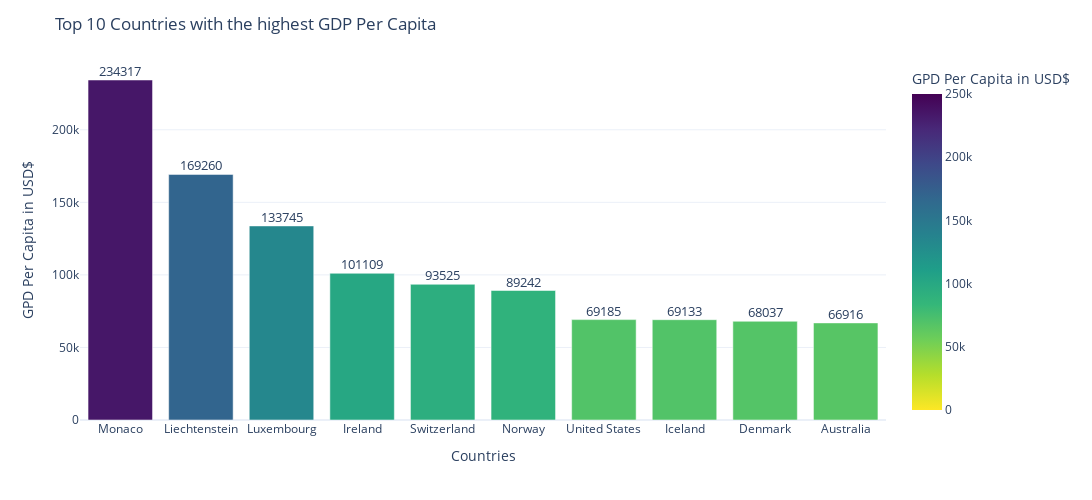
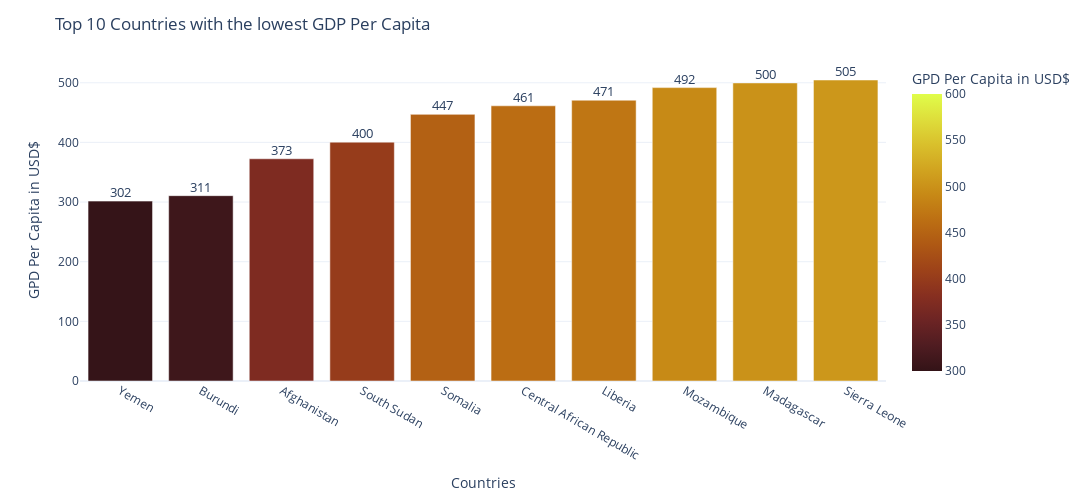

The notebook cell saved with these charts, in order:
### Markdown cell above
## 3. Data visualization

### 3.1 <u> GDP </u>

### 3.1.1 Countries with Highest and Lowest Economic Perfomance

### Code cell
gdp_column = 'GDP, Per Capita GDP - US Dollars'

# extracting countries with highest and lowest gdp
highest_gdp = merged_data.nlargest(10, gdp_column)
lowest_gdp = merged_data.nsmallest(10, gdp_column)

# creating bar chart
highest_fig = px.bar(highest_gdp, x='Country', y=gdp_column, color=gdp_column, # allocate axis
             color_continuous_scale='viridis_r',range_color=[0,250000], # color scale
             labels={'Country': 'Countries', gdp_column: 'GPD Per Capita in USD$'}) # labeling axis

lowest_fig = px.bar(lowest_gdp, x='Country', y=gdp_column, color=gdp_column,
             color_continuous_scale='solar', range_color=[300, 600],
             labels={'Country': 'Countries', gdp_column: 'GPD Per Capita in USD$'})

# showing value above bars
for i, wert in enumerate(highest_gdp[gdp_column]): # bar iteration
    highest_fig.add_annotation(x=highest_gdp['Country'].iloc[i], y=wert,
                       text=str(round(wert)), # converting value to text
                       showarrow=False, font=dict(size=13), yshift=9) # height and size
    
for i, wert in enumerate(lowest_gdp[gdp_column]):
    lowest_fig.add_annotation(x=lowest_gdp['Country'].iloc[i], y=wert,
                       text=str(round(wert)),
                    showarrow=False, font=dict(size=13), yshift=9)
# Layout-Anpassungen
highest_fig.update_layout(title="Top 10 Countries with the highest GDP Per Capita", # title
                  height=500, width=1250,  template='plotly_white') # size and design

lowest_fig.update_layout(title="Top 10 Countries with the lowest GDP Per Capita",
                  height=500, width=1250,  template='plotly_white')

# display charts
highest_fig.show()
lowest_fig.show()

### Figure 1 — Plotly figure (JSON) as saved in the notebook; plotly's stock layout.template omitted (floating-point values rounded to 4 significant figures)
{"data": [{"alignmentgroup": "True", "hovertemplate": "Countries=%{x}<br>GPD Per Capita in USD$=%{marker.color}<extra></extra>", "legendgroup": "", "marker": {"color": [234300.0, 169300.0, 133700.0, 101100.0, 93530.0, 89240.0, 69180.0, 69130.0, 68040.0, 66920.0], "coloraxis": "coloraxis", "pattern": {"shape": ""}}, "name": "", "offsetgroup": "", "orientation": "v", "showlegend": false, "textposition": "auto", "type": "bar", "x": ["Monaco", "Liechtenstein", "Luxembourg", "Ireland", "Switzerland", "Norway", "United States", "Iceland", "Denmark", "Australia"], "xaxis": "x", "y": [234300.0, 169300.0, 133700.0, 101100.0, 93530.0, 89240.0, 69180.0, 69130.0, 68040.0, 66920.0], "yaxis": "y"}], "layout": {"annotations": [{"font": {"size": 13}, "showarrow": false, "text": "234317", "x": "Monaco", "y": 234300.0, "yshift": 9}, {"font": {"size": 13}, "showarrow": false, "text": "169260", "x": "Liechtenstein", "y": 169300.0, "yshift": 9}, {"font": {"size": 13}, "showarrow": false, "text": "133745", "x": "Luxembourg", "y": 133700.0, "yshift": 9}, {"font": {"size": 13}, "showarrow": false, "text": "101109", "x": "Ireland", "y": 101100.0, "yshift": 9}, {"font": {"size": 13}, "showarrow": false, "text": "93525", "x": "Switzerland", "y": 93530.0, "yshift": 9}, {"font": {"size": 13}, "showarrow": false, "text": "89242", "x": "Norway", "y": 89240.0, "yshift": 9}, {"font": {"size": 13}, "showarrow": false, "text": "69185", "x": "United States", "y": 69180.0, "yshift": 9}, {"font": {"size": 13}, "showarrow": false, "text": "69133", "x": "Iceland", "y": 69130.0, "yshift": 9}, {"font": {"size": 13}, "showarrow": false, "text": "68037", "x": "Denmark", "y": 68040.0, "yshift": 9}, {"font": {"size": 13}, "showarrow": false, "text": "66916", "x": "Australia", "y": 66920.0, "yshift": 9}], "barmode": "relative", "coloraxis": {"cmax": 250000, "cmin": 0, "colorbar": {"title": {"text": "GPD Per Capita in USD$"}}, "colorscale": [[0, "#fde725"], [0.1111, "#b5de2b"], [0.2222, "#6ece58"], [0.3333, "#35b779"], [0.4444, "#1f9e89"], [0.5556, "#26828e"], [0.6667, "#31688e"], [0.7778, "#3e4989"], [0.8889, "#482878"], [1, "#440154"]]}, "height": 500, "legend": {"tracegroupgap": 0}, "margin": {"t": 60}, "title": {"text": "Top 10 Countries with the highest GDP Per Capita"}, "width": 1250, "xaxis": {"anchor": "y", "domain": [0, 1], "title": {"text": "Countries"}}, "yaxis": {"anchor": "x", "domain": [0, 1], "title": {"text": "GPD Per Capita in USD$"}}}}

### Figure 2 — Plotly figure (JSON) as saved in the notebook; plotly's stock layout.template omitted (floating-point values rounded to 4 significant figures)
{"data": [{"alignmentgroup": "True", "hovertemplate": "Countries=%{x}<br>GPD Per Capita in USD$=%{marker.color}<extra></extra>", "legendgroup": "", "marker": {"color": [301.6, 310.7, 372.6, 400.4, 447, 461.4, 470.8, 491.8, 499.7, 504.6], "coloraxis": "coloraxis", "pattern": {"shape": ""}}, "name": "", "offsetgroup": "", "orientation": "v", "showlegend": false, "textposition": "auto", "type": "bar", "x": ["Yemen", "Burundi", "Afghanistan", "South Sudan", "Somalia", "Central African Republic", "Liberia", "Mozambique", "Madagascar", "Sierra Leone"], "xaxis": "x", "y": [301.6, 310.7, 372.6, 400.4, 447, 461.4, 470.8, 491.8, 499.7, 504.6], "yaxis": "y"}], "layout": {"annotations": [{"font": {"size": 13}, "showarrow": false, "text": "302", "x": "Yemen", "y": 301.6, "yshift": 9}, {"font": {"size": 13}, "showarrow": false, "text": "311", "x": "Burundi", "y": 310.7, "yshift": 9}, {"font": {"size": 13}, "showarrow": false, "text": "373", "x": "Afghanistan", "y": 372.6, "yshift": 9}, {"font": {"size": 13}, "showarrow": false, "text": "400", "x": "South Sudan", "y": 400.4, "yshift": 9}, {"font": {"size": 13}, "showarrow": false, "text": "447", "x": "Somalia", "y": 447, "yshift": 9}, {"font": {"size": 13}, "showarrow": false, "text": "461", "x": "Central African Republic", "y": 461.4, "yshift": 9}, {"font": {"size": 13}, "showarrow": false, "text": "471", "x": "Liberia", "y": 470.8, "yshift": 9}, {"font": {"size": 13}, "showarrow": false, "text": "492", "x": "Mozambique", "y": 491.8, "yshift": 9}, {"font": {"size": 13}, "showarrow": false, "text": "500", "x": "Madagascar", "y": 499.7, "yshift": 9}, {"font": {"size": 13}, "showarrow": false, "text": "505", "x": "Sierra Leone", "y": 504.6, "yshift": 9}], "barmode": "relative", "coloraxis": {"cmax": 600, "cmin": 300, "colorbar": {"title": {"text": "GPD Per Capita in USD$"}}, "colorscale": [[0, "rgb(51, 19, 23)"], [0.09091, "rgb(79, 28, 33)"], [0.1818, "rgb(108, 36, 36)"], [0.2727, "rgb(135, 47, 32)"], [0.3636, "rgb(157, 66, 25)"], [0.4545, "rgb(174, 88, 20)"], [0.5455, "rgb(188, 111, 19)"], [0.6364, "rgb(199, 137, 22)"], [0.7273, "rgb(209, 164, 32)"], [0.8182, "rgb(217, 192, 44)"], [0.9091, "rgb(222, 222, 59)"], [1, "rgb(224, 253, 74)"]]}, "height": 500, "legend": {"tracegroupgap": 0}, "margin": {"t": 60}, "title": {"text": "Top 10 Countries with the lowest GDP Per Capita"}, "width": 1250, "xaxis": {"anchor": "y", "domain": [0, 1], "title": {"text": "Countries"}}, "yaxis": {"anchor": "x", "domain": [0, 1], "title": {"text": "GPD Per Capita in USD$"}}}}
